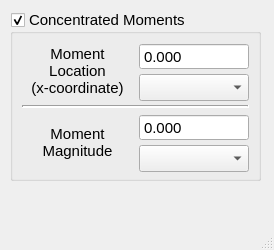
<?xml version="1.0" encoding="UTF-8"?>
<ui version="4.0">
 <class>MainWindow</class>
 <widget class="QMainWindow" name="MainWindow">
  <property name="geometry">
   <rect>
    <x>0</x>
    <y>0</y>
    <width>274</width>
    <height>250</height>
   </rect>
  </property>
  <property name="windowTitle">
   <string>MainWindow</string>
  </property>
  <widget class="QWidget" name="centralwidget">
   <widget class="QGroupBox" name="ConcentratedmomentsGBox">
    <property name="geometry">
     <rect>
      <x>10</x>
      <y>10</y>
      <width>251</width>
      <height>171</height>
     </rect>
    </property>
    <property name="sizePolicy">
     <sizepolicy hsizetype="Preferred" vsizetype="Fixed">
      <horstretch>0</horstretch>
      <verstretch>0</verstretch>
     </sizepolicy>
    </property>
    <property name="font">
     <font>
      <family>Arial</family>
      <pointsize>11</pointsize>
     </font>
    </property>
    <property name="title">
     <string>Concentrated Moments</string>
    </property>
    <property name="checkable">
     <bool>true</bool>
    </property>
    <layout class="QVBoxLayout" name="verticalLayout_7">
     <item>
      <layout class="QHBoxLayout" name="horizontalLayout_12">
       <item>
        <widget class="QLabel" name="label_19">
         <property name="sizePolicy">
          <sizepolicy hsizetype="Expanding" vsizetype="Preferred">
           <horstretch>0</horstretch>
           <verstretch>0</verstretch>
          </sizepolicy>
         </property>
         <property name="text">
          <string>Moment
Location
(x-coordinate)</string>
         </property>
         <property name="alignment">
          <set>Qt::AlignmentFlag::AlignCenter</set>
         </property>
        </widget>
       </item>
       <item>
        <layout class="QVBoxLayout" name="verticalLayout_21">
         <item>
          <widget class="QDoubleSpinBox" name="momentlocation">
           <property name="sizePolicy">
            <sizepolicy hsizetype="Expanding" vsizetype="Fixed">
             <horstretch>0</horstretch>
             <verstretch>0</verstretch>
            </sizepolicy>
           </property>
           <property name="minimumSize">
            <size>
             <width>110</width>
             <height>27</height>
            </size>
           </property>
           <property name="maximumSize">
            <size>
             <width>100</width>
             <height>27</height>
            </size>
           </property>
           <property name="buttonSymbols">
            <enum>QAbstractSpinBox::ButtonSymbols::NoButtons</enum>
           </property>
           <property name="decimals">
            <number>3</number>
           </property>
           <property name="maximum">
            <double>100000000.000000000000000</double>
           </property>
          </widget>
         </item>
         <item>
          <widget class="QComboBox" name="momentlocationunits">
           <property name="sizePolicy">
            <sizepolicy hsizetype="Expanding" vsizetype="Fixed">
             <horstretch>0</horstretch>
             <verstretch>0</verstretch>
            </sizepolicy>
           </property>
           <property name="minimumSize">
            <size>
             <width>110</width>
             <height>27</height>
            </size>
           </property>
           <property name="maximumSize">
            <size>
             <width>100</width>
             <height>27</height>
            </size>
           </property>
          </widget>
         </item>
        </layout>
       </item>
      </layout>
     </item>
     <item>
      <widget class="Line" name="line_2">
       <property name="lineWidth">
        <number>2</number>
       </property>
       <property name="orientation">
        <enum>Qt::Orientation::Horizontal</enum>
       </property>
      </widget>
     </item>
     <item>
      <layout class="QHBoxLayout" name="horizontalLayout_13">
       <item>
        <widget class="QLabel" name="label_20">
         <property name="sizePolicy">
          <sizepolicy hsizetype="Expanding" vsizetype="Preferred">
           <horstretch>0</horstretch>
           <verstretch>0</verstretch>
          </sizepolicy>
         </property>
         <property name="minimumSize">
          <size>
           <width>0</width>
           <height>0</height>
          </size>
         </property>
         <property name="text">
          <string>Moment
Magnitude</string>
         </property>
         <property name="alignment">
          <set>Qt::AlignmentFlag::AlignCenter</set>
         </property>
        </widget>
       </item>
       <item>
        <layout class="QVBoxLayout" name="verticalLayout_22">
         <item>
          <widget class="QDoubleSpinBox" name="momentmagnitude">
           <property name="sizePolicy">
            <sizepolicy hsizetype="Expanding" vsizetype="Fixed">
             <horstretch>0</horstretch>
             <verstretch>0</verstretch>
            </sizepolicy>
           </property>
           <property name="minimumSize">
            <size>
             <width>110</width>
             <height>27</height>
            </size>
           </property>
           <property name="maximumSize">
            <size>
             <width>100</width>
             <height>27</height>
            </size>
           </property>
           <property name="buttonSymbols">
            <enum>QAbstractSpinBox::ButtonSymbols::NoButtons</enum>
           </property>
           <property name="decimals">
            <number>3</number>
           </property>
           <property name="maximum">
            <double>100000000.000000000000000</double>
           </property>
          </widget>
         </item>
         <item>
          <widget class="QComboBox" name="momentmagnitudeunits">
           <property name="sizePolicy">
            <sizepolicy hsizetype="Expanding" vsizetype="Fixed">
             <horstretch>0</horstretch>
             <verstretch>0</verstretch>
            </sizepolicy>
           </property>
           <property name="minimumSize">
            <size>
             <width>110</width>
             <height>27</height>
            </size>
           </property>
           <property name="maximumSize">
            <size>
             <width>100</width>
             <height>27</height>
            </size>
           </property>
          </widget>
         </item>
        </layout>
       </item>
      </layout>
     </item>
    </layout>
   </widget>
  </widget>
  <widget class="QMenuBar" name="menubar">
   <property name="geometry">
    <rect>
     <x>0</x>
     <y>0</y>
     <width>274</width>
     <height>33</height>
    </rect>
   </property>
  </widget>
  <widget class="QStatusBar" name="statusbar"/>
 </widget>
 <resources/>
 <connections/>
</ui>
